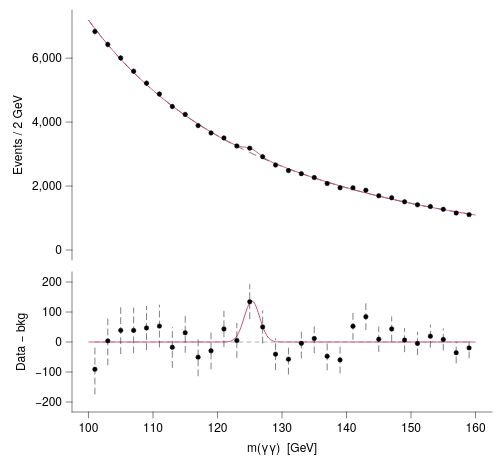

Describe this chart as a Vega-Lite specification.
### Vega-Lite specification from a JSON file in a GitHub repository (floating-point values rounded to 4 significant figures; data arrays with more than 128 entries replaced by an {"elided": "..."} marker saying what was removed)
{"background": null, "config": {"arc": {"fill": "#DBDBDB", "fillOpacity": 1.0, "innerRadius": 25.0, "padAngle": 0.03, "stroke": "black", "strokeOpacity": 1, "strokeWidth": 0.25}, "area": {"fill": "#DBDBDB", "fillOpacity": 1.0, "stroke": "black", "strokeOpacity": 1, "strokeWidth": 0.25}, "axis": {"domain": true, "domainCap": "round", "domainColor": "black", "domainWidth": 0.25, "grid": false, "gridCap": "round", "gridColor": "#F1F1F1", "gridDash": [0, 0], "gridOpacity": 1.0, "gridWidth": 0.25, "labelColor": "black", "labelFont": "Helvetica Neue, HelveticaNeue, Helvetica, Arial, sans-serif", "labelFontSize": 6, "labelFontStyle": "normal", "labelFontWeight": 400, "offset": 0, "ticks": true, "tickCap": "round", "tickColor": "black", "tickRound": false, "tickSize": 3.0, "tickWidth": 0.25, "titleColor": "black", "titleFont": "Helvetica Neue, HelveticaNeue, Helvetica, Arial, sans-serif", "titleFontSize": 6, "titleFontStyle": "normal", "titleFontWeight": 400}, "axisX": {"domain": true, "labelAlign": "center", "labelAngle": 0, "labels": true, "ticks": true, "translate": 0}, "axisY": {"domain": true, "labelAlign": "right", "labelAngle": 0, "labels": true, "ticks": true, "translate": 0}, "axisRight": {"domain": true, "labelAlign": "left", "labelAngle": 0, "labels": true, "ticks": true, "translate": 0}, "axisTop": {"domain": true, "labelAlign": "center", "labelAngle": 0, "labels": true, "ticks": true, "translate": 0}, "axisBand": {"tickOffset": 0}, "bar": {"fill": "#DBDBDB", "fillOpacity": 1.0, "stroke": "black", "strokeOpacity": 1, "strokeWidth": 0.25}, "boxplot": {"size": 9.0, "ticks": {"cornerRadius": 0.25, "fill": "black", "opacity": 1, "size": 4.5, "thickness": 0.25}, "box": {"fillOpacity": 1.0, "stroke": "black", "strokeOpacity": 1, "strokeWidth": 0.25}, "median": {"cornerRadius": 0, "fill": "black", "fillOpacity": 1.0, "opacity": 1, "size": 9.0, "thickness": 0.25}, "rule": {"fill": "black", "fillOpacity": 1.0, "size": 10.0, "stroke": "black", "strokeDash": [0, 0], "strokeOpacity": 1, "strokeWidth": 0.25}, "outliers": {"color": "black", "fill": "black", "fillOpacity": 1.0, "size": 0, "stroke": "black", "strokeOpacity": 1, "strokeWidth": 0.25}}, "circle": {"fill": "black", "fillOpacity": 1.0, "size": 1.25, "stroke": null, "strokeOpacity": 1, "strokeWidth": 0.25}, "errorband": {"band": {"fillOpacity": 0.6, "stroke": null, "strokeWidth": 0.25, "strokeOpacity": 1}, "borders": {"opacity": 0, "strokeOpacity": 1, "strokeWidth": 0.25}}, "errorbar": {"opacity": 1, "rule": {"strokeDash": [0, 0], "strokeWidth": 0.25}, "ticks": {"color": "black", "cornerRadius": 0.125, "opacity": 1, "size": 6.0, "thickness": 0.25}, "thickness": 0.25}, "font": "Helvetica Neue, HelveticaNeue, Helvetica, Arial, sans-serif", "geoshape": {"fill": "#DBDBDB", "fillOpacity": 1.0, "stroke": "black", "strokeOpacity": 1, "strokeWidth": 0.25}, "header": {"labelColor": "black", "labelFont": "Helvetica Neue, HelveticaNeue, Helvetica, Arial, sans-serif", "labelFontSize": 6, "labelFontStyle": "normal", "labelFontWeight": 400, "titleColor": "black", "titleFont": "Helvetica Neue, HelveticaNeue, Helvetica, Arial, sans-serif", "titleFontSize": 6, "titleFontStyle": "normal", "titleFontWeight": 400, "titlePadding": 0}, "legend": {"disable": false, "offset": 4.5, "titlePadding": 4, "labelOffset": 2, "gradientLabelOffset": 2, "columnPadding": 4, "rowPadding": 2, "gradientThickness": 5, "gradientOpacity": 1.0, "gradientStrokeColor": "black", "gradientStrokeWidth": 0.25, "labelColor": "black", "labelFont": "Helvetica Neue, HelveticaNeue, Helvetica, Arial, sans-serif", "labelFontSize": 6, "labelFontStyle": "normal", "labelFontWeight": 400, "strokeColor": "black", "strokeWidth": 0, "symbolSize": 36, "symbolStrokeColor": "black", "symbolStrokeWidth": 0.25, "titleColor": "black", "titleFont": "Helvetica Neue, HelveticaNeue, Helvetica, Arial, sans-serif", "titleFontSize": 6, "titleFontStyle": "normal", "titleFontWeight": 400}, "line": {"color": "black", "stroke": "black", "strokeCap": "butt", "strokeDash": [0, 0], "strokeOpacity": 1, "strokeWidth": 0.5}, "point": {"filled": true, "fill": "#DBDBDB", "fillOpacity": 1.0, "size": 5.0, "stroke": "black", "strokeOpacity": 1, "strokeWidth": 0.25}, "range": {"category": ["#9D9D9D", "#28287D", "#004225", "#47266F", "#00605D", "#DBDBDB", "#7983C1", "#6E927B", "#937FB4", "#699A97"], "diverging": {"scheme": ["#4F4265", "#6A5C82", "#85789D", "#A196B7", "#BDB5CE", "#D8D6DD", "#F6F6F6", "#CED8D7", "#9DBFBD", "#75A3A0", "#518683", "#326967", "#164D4B"]}, "heatmap": {"scheme": ["#440154", "#472270", "#433E82", "#38598C", "#2C728E", "#238A8D", "#24A086", "#39B578", "#5DC862", "#96D646", "#CAE02D", "#FDE724"]}, "ordinal": {"scheme": ["#F1F1F1", "#DBDBDB", "#C6C6C6", "#B2B2B2", "#9D9D9D", "#898989", "#767676", "#636363", "#515151", "#404040", "#2F2F2F", "#1F1F1F"]}, "ramp": {"scheme": ["#440154", "#472270", "#433E82", "#38598C", "#2C728E", "#238A8D", "#24A086", "#39B578", "#5DC862", "#96D646", "#CAE02D", "#FDE724"]}}, "rule": {"color": "black", "stroke": "black", "strokeCap": "round", "strokeDash": [2, 2], "strokeOpacity": 1, "strokeWidth": 0.25}, "scale": {"barBandPaddingInner": 0.1, "rectBandPaddingInner": 0, "tickBandPaddingInner": 0.1, "bandPaddingOuter": 0.1, "bandWithNestedOffsetPaddingInner": 0.2, "bandWithNestedOffsetPaddingOuter": 0.2, "offsetBandPaddingInner": 0, "offsetBandPaddingOuter": 0, "continuousPadding": 5.0, "round": false}, "rect": {"fill": "#DBDBDB", "fillOpacity": 1.0, "stroke": "black", "strokeOpacity": 1, "strokeWidth": 0.25}, "square": {"fill": "#DBDBDB", "fillOpacity": 1.0, "size": 10.0, "stroke": "black", "strokeOpacity": 1, "strokeWidth": 0.25}, "text": {"color": "black", "font": "Helvetica Neue, HelveticaNeue, Helvetica, Arial, sans-serif", "fontSize": 6, "fontStyle": "normal", "fontWeight": 400}, "tick": {"color": "black", "cornerRadius": 0.125, "opacity": 1.0, "size": 9.0, "thickness": 0.25}, "title": {"anchor": "middle", "frame": "group", "color": "black", "font": "Helvetica Neue, HelveticaNeue, Helvetica, Arial, sans-serif", "fontSize": 6, "fontStyle": "normal", "fontWeight": 400, "subtitleColor": "black", "subtitleFont": "Helvetica Neue, HelveticaNeue, Helvetica, Arial, sans-serif", "subtitleFontSize": 6, "subtitleFontStyle": "normal", "subtitleFontWeight": 400}, "trail": {"color": "black", "opacity": 1, "size": 0.5}, "view": {"continuousWidth": 100, "continuousHeight": 100, "discreteWidth": 100, "discreteHeight": 100, "fill": null, "stroke": null, "strokeWidth": 0.25}}, "vconcat": [{"layer": [{"mark": {"type": "line", "color": "#636363", "strokeDash": [4, 3]}, "encoding": {"x": {"axis": {"domain": false, "labels": false, "ticks": false, "title": null}, "field": "mass", "scale": {"domain": [99.0, 161.0], "nice": false}, "type": "quantitative"}, "y": {"field": "bo", "type": "quantitative", "scale": {"nice": false}}}}, {"mark": {"type": "line", "color": "#C35082"}, "encoding": {"x": {"axis": {"domain": false, "labels": false, "ticks": false, "title": null}, "field": "mass", "scale": {"domain": [99.0, 161.0], "nice": false}, "type": "quantitative"}, "y": {"field": "sb", "type": "quantitative", "scale": {"nice": false}}}}, {"data": {"name": "data-45b9d2a215d79e3c905a503ec1b8b7f6"}, "mark": {"type": "errorbar", "rule": {"strokeDash": [3, 2]}, "ticks": false}, "encoding": {"x": {"axis": {"domain": false, "labels": false, "ticks": false, "title": null}, "field": "mass", "scale": {"domain": [99.0, 161.0], "nice": false}, "type": "quantitative"}, "y": {"field": "lo", "title": "Events / 2 GeV", "type": "quantitative", "scale": {"nice": false}}, "y2": {"field": "hi"}}}, {"data": {"name": "data-45b9d2a215d79e3c905a503ec1b8b7f6"}, "mark": {"type": "point", "color": "black", "filled": true}, "encoding": {"x": {"axis": {"domain": false, "labels": false, "ticks": false, "title": null}, "field": "mass", "scale": {"domain": [99.0, 161.0], "nice": false}, "type": "quantitative"}, "y": {"field": "count", "type": "quantitative", "scale": {"nice": false}}}}], "data": {"name": "data-4dbf9cc5069fbf3594267d9cee8c050d"}, "height": 125, "width": 210}, {"layer": [{"data": {"name": "data-8544ddf1086526461f2c95f8ed532433"}, "mark": {"type": "rule", "color": "#636363"}, "encoding": {"x": {"field": "mass", "scale": {"domain": [99.0, 161.0], "nice": false}, "type": "quantitative"}, "x2": {"field": "mass2"}, "y": {"axis": {"values": [-200, -100, 0, 100, 200]}, "field": "y", "scale": {"domain": [-200, 200], "nice": false}, "title": "Data − bkg", "type": "quantitative"}}}, {"data": {"name": "data-4dbf9cc5069fbf3594267d9cee8c050d"}, "mark": {"type": "line", "color": "#C35082"}, "encoding": {"x": {"field": "mass", "scale": {"domain": [99.0, 161.0], "nice": false}, "type": "quantitative"}, "y": {"axis": {"values": [-200, -100, 0, 100, 200]}, "field": "sig", "scale": {"domain": [-200, 200], "nice": false}, "title": "Data − bkg", "type": "quantitative"}}}, {"data": {"name": "data-45b9d2a215d79e3c905a503ec1b8b7f6"}, "mark": {"type": "errorbar", "rule": {"strokeDash": [3, 2]}, "ticks": false}, "encoding": {"x": {"field": "mass", "scale": {"domain": [99.0, 161.0], "nice": false}, "title": "m(γγ)  [GeV]", "type": "quantitative"}, "y": {"axis": {"values": [-200, -100, 0, 100, 200]}, "field": "rlo", "scale": {"domain": [-200, 200], "nice": false}, "title": "Data − bkg", "type": "quantitative"}, "y2": {"field": "rhi"}}}, {"data": {"name": "data-45b9d2a215d79e3c905a503ec1b8b7f6"}, "mark": {"type": "point", "color": "black", "filled": true}, "encoding": {"x": {"field": "mass", "scale": {"domain": [99.0, 161.0], "nice": false}, "title": "m(γγ)  [GeV]", "type": "quantitative"}, "y": {"axis": {"values": [-200, -100, 0, 100, 200]}, "field": "resid", "scale": {"domain": [-200, 200], "nice": false}, "title": "Data − bkg", "type": "quantitative"}}}], "height": 70, "width": 210}], "resolve": {"scale": {"x": "shared"}}, "spacing": 6, "$schema": "https://vega.github.io/schema/vega-lite/v6.4.1.json", "datasets": {"data-4dbf9cc5069fbf3594267d9cee8c050d": {"elided": "400 records"}, "data-45b9d2a215d79e3c905a503ec1b8b7f6": [{"mass": 101.0, "count": 6833.0, "lo": 6750.0, "hi": 6916.0, "resid": -91.04, "rlo": -173.7, "rhi": -8.378}, {"mass": 103.0, "count": 6427.0, "lo": 6347.0, "hi": 6507.0, "resid": 3.778, "rlo": -76.39, "rhi": 83.95}, {"mass": 105.0, "count": 6006.0, "lo": 5929.0, "hi": 6083.0, "resid": 38.77, "rlo": -38.72, "rhi": 116.3}, {"mass": 107.0, "count": 5590.0, "lo": 5515.0, "hi": 5665.0, "resid": 38.74, "rlo": -36.02, "rhi": 113.5}, {"mass": 109.0, "count": 5218.0, "lo": 5146.0, "hi": 5290.0, "resid": 46.9, "rlo": -25.34, "rhi": 119.1}, {"mass": 111.0, "count": 4876.0, "lo": 4806.0, "hi": 4946.0, "resid": 52.96, "rlo": -16.87, "rhi": 122.8}, {"mass": 113.0, "count": 4486.0, "lo": 4419.0, "hi": 4553.0, "resid": -17.79, "rlo": -84.77, "rhi": 49.19}, {"mass": 115.0, "count": 4241.0, "lo": 4176.0, "hi": 4306.0, "resid": 30.56, "rlo": -34.57, "rhi": 95.68}, {"mass": 117.0, "count": 3890.0, "lo": 3828.0, "hi": 3952.0, "resid": -50.43, "rlo": -112.8, "rhi": 11.94}, {"mass": 119.0, "count": 3662.0, "lo": 3601.0, "hi": 3723.0, "resid": -29.46, "rlo": -89.97, "rhi": 31.06}, {"mass": 121.0, "count": 3505.0, "lo": 3446.0, "hi": 3564.0, "resid": 43.49, "rlo": -15.71, "rhi": 102.7}, {"mass": 123.0, "count": 3254.0, "lo": 3197.0, "hi": 3311.0, "resid": 5.235, "rlo": -51.81, "rhi": 62.28}, {"mass": 125.0, "count": 3186.0, "lo": 3130.0, "hi": 3242.0, "resid": 134.4, "rlo": 77.94, "rhi": 190.8}, {"mass": 127.0, "count": 2919.0, "lo": 2865.0, "hi": 2973.0, "resid": 50.37, "rlo": -3.659, "rhi": 104.4}, {"mass": 129.0, "count": 2658.0, "lo": 2606.0, "hi": 2710.0, "resid": -40.51, "rlo": -92.07, "rhi": 11.04}, {"mass": 131.0, "count": 2483.0, "lo": 2433.0, "hi": 2533.0, "resid": -57.12, "rlo": -106.9, "rhi": -7.287}, {"mass": 133.0, "count": 2388.0, "lo": 2339.0, "hi": 2437.0, "resid": -4.406, "rlo": -53.27, "rhi": 44.46}, {"mass": 135.0, "count": 2266.0, "lo": 2218.0, "hi": 2314.0, "resid": 11.55, "rlo": -36.06, "rhi": 59.15}, {"mass": 137.0, "count": 2078.0, "lo": 2032.0, "hi": 2124.0, "resid": -47.43, "rlo": -93.02, "rhi": -1.845}, {"mass": 139.0, "count": 1945.0, "lo": 1901.0, "hi": 1989.0, "resid": -59.58, "rlo": -103.7, "rhi": -15.48}, {"mass": 141.0, "count": 1944.0, "lo": 1900.0, "hi": 1988.0, "resid": 52.76, "rlo": 8.667, "rhi": 96.85}, {"mass": 143.0, "count": 1869.0, "lo": 1826.0, "hi": 1912.0, "resid": 84.2, "rlo": 40.97, "rhi": 127.4}, {"mass": 145.0, "count": 1694.0, "lo": 1653.0, "hi": 1735.0, "resid": 9.302, "rlo": -31.86, "rhi": 50.46}, {"mass": 147.0, "count": 1634.0, "lo": 1594.0, "hi": 1674.0, "resid": 43.55, "rlo": 3.125, "rhi": 83.97}, {"mass": 149.0, "count": 1508.0, "lo": 1469.0, "hi": 1547.0, "resid": 6.388, "rlo": -32.45, "rhi": 45.22}, {"mass": 151.0, "count": 1413.0, "lo": 1375.0, "hi": 1451.0, "resid": -4.773, "rlo": -42.36, "rhi": 32.82}, {"mass": 153.0, "count": 1358.0, "lo": 1321.0, "hi": 1395.0, "resid": 19.43, "rlo": -17.42, "rhi": 56.28}, {"mass": 155.0, "count": 1272.0, "lo": 1236.0, "hi": 1308.0, "resid": 8.331, "rlo": -27.33, "rhi": 44.0}, {"mass": 157.0, "count": 1157.0, "lo": 1123.0, "hi": 1191.0, "resid": -35.77, "rlo": -69.79, "rhi": -1.757}, {"mass": 159.0, "count": 1106.0, "lo": 1073.0, "hi": 1139.0, "resid": -19.61, "rlo": -52.86, "rhi": 13.65}], "data-8544ddf1086526461f2c95f8ed532433": [{"y": 0.0, "mass": 101.0, "mass2": 159.0}]}}
